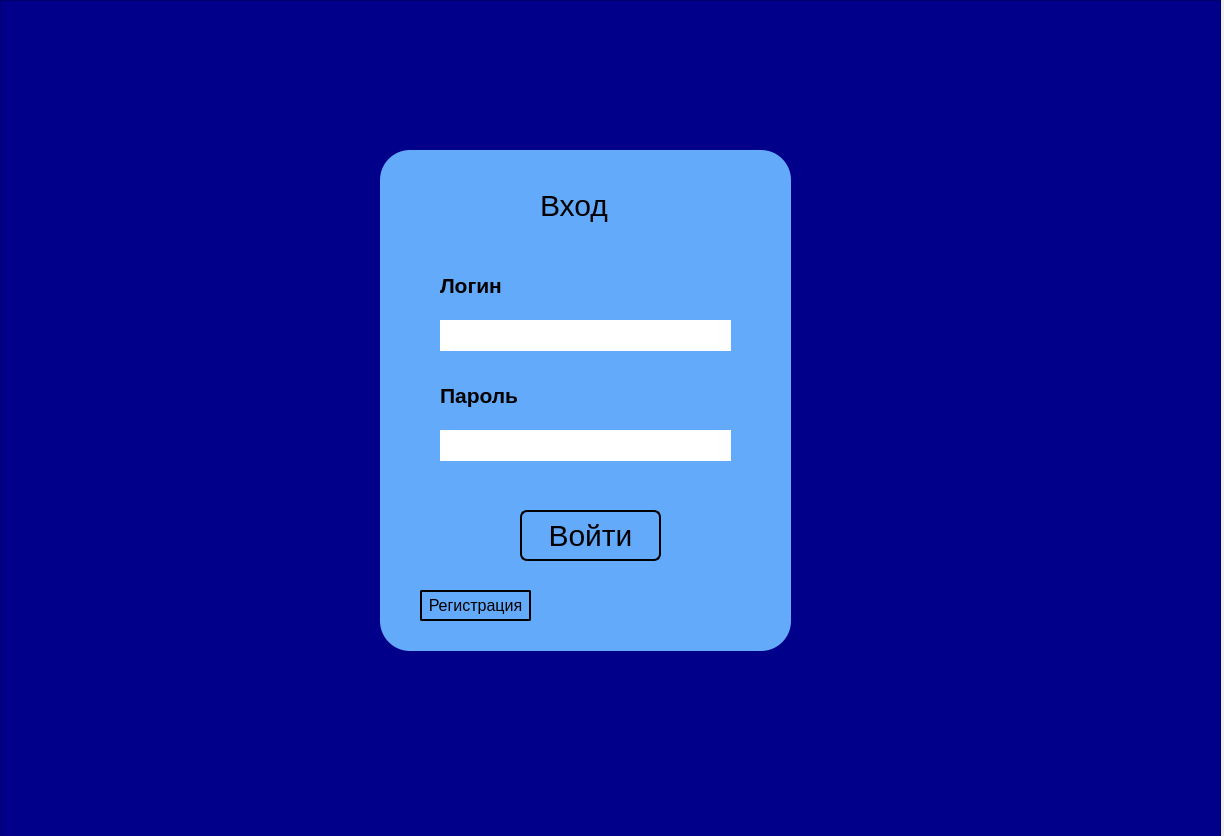
<?xml version="1.0" encoding="UTF-8"?>
<ui version="4.0">
 <class>Login</class>
 <widget class="QWidget" name="Login">
  <property name="geometry">
   <rect>
    <x>0</x>
    <y>0</y>
    <width>1224</width>
    <height>836</height>
   </rect>
  </property>
  <property name="windowTitle">
   <string>Вход</string>
  </property>
  <property name="styleSheet">
   <string notr="true"/>
  </property>
  <widget class="QFrame" name="frame">
   <property name="geometry">
    <rect>
     <x>380</x>
     <y>150</y>
     <width>411</width>
     <height>501</height>
    </rect>
   </property>
   <property name="styleSheet">
    <string notr="true">background: rgb(100,170,250); border-radius:30px;</string>
   </property>
   <property name="frameShape">
    <enum>QFrame::StyledPanel</enum>
   </property>
   <property name="frameShadow">
    <enum>QFrame::Raised</enum>
   </property>
   <widget class="QPushButton" name="pushButton">
    <property name="geometry">
     <rect>
      <x>140</x>
      <y>360</y>
      <width>141</width>
      <height>51</height>
     </rect>
    </property>
    <property name="styleSheet">
     <string notr="true">font-size:30px; border-radius: 7px; border:2px solid #000000;</string>
    </property>
    <property name="text">
     <string>Войти</string>
    </property>
   </widget>
   <widget class="QLabel" name="label_2">
    <property name="geometry">
     <rect>
      <x>60</x>
      <y>120</y>
      <width>71</width>
      <height>31</height>
     </rect>
    </property>
    <property name="font">
     <font>
      <pointsize>16</pointsize>
      <weight>75</weight>
      <bold>true</bold>
     </font>
    </property>
    <property name="text">
     <string>Логин</string>
    </property>
   </widget>
   <widget class="QLabel" name="label">
    <property name="geometry">
     <rect>
      <x>160</x>
      <y>30</y>
      <width>91</width>
      <height>51</height>
     </rect>
    </property>
    <property name="font">
     <font>
      <pointsize>-1</pointsize>
     </font>
    </property>
    <property name="styleSheet">
     <string notr="true">font-size:30px;</string>
    </property>
    <property name="text">
     <string>Вход</string>
    </property>
   </widget>
   <widget class="QLabel" name="label_3">
    <property name="geometry">
     <rect>
      <x>60</x>
      <y>230</y>
      <width>91</width>
      <height>31</height>
     </rect>
    </property>
    <property name="font">
     <font>
      <pointsize>16</pointsize>
      <weight>75</weight>
      <bold>true</bold>
     </font>
    </property>
    <property name="text">
     <string>Пароль</string>
    </property>
   </widget>
   <widget class="QLineEdit" name="lineEdit">
    <property name="geometry">
     <rect>
      <x>60</x>
      <y>170</y>
      <width>291</width>
      <height>31</height>
     </rect>
    </property>
    <property name="font">
     <font>
      <pointsize>14</pointsize>
     </font>
    </property>
    <property name="styleSheet">
     <string notr="true">background:white;</string>
    </property>
   </widget>
   <widget class="QLineEdit" name="lineEdit_2">
    <property name="geometry">
     <rect>
      <x>60</x>
      <y>280</y>
      <width>291</width>
      <height>31</height>
     </rect>
    </property>
    <property name="font">
     <font>
      <pointsize>14</pointsize>
     </font>
    </property>
    <property name="styleSheet">
     <string notr="true">background:white; input type=&quot;password&quot;;</string>
    </property>
   </widget>
   <widget class="QPushButton" name="pushButton_2">
    <property name="geometry">
     <rect>
      <x>40</x>
      <y>440</y>
      <width>111</width>
      <height>31</height>
     </rect>
    </property>
    <property name="font">
     <font>
      <pointsize>12</pointsize>
     </font>
    </property>
    <property name="styleSheet">
     <string notr="true">border-radius: 2px; border:2px solid #000000;</string>
    </property>
    <property name="text">
     <string>Регистрация</string>
    </property>
   </widget>
  </widget>
  <widget class="QFrame" name="frame_2">
   <property name="geometry">
    <rect>
     <x>0</x>
     <y>0</y>
     <width>1221</width>
     <height>841</height>
    </rect>
   </property>
   <property name="styleSheet">
    <string notr="true">background: darkblue;</string>
   </property>
   <property name="frameShape">
    <enum>QFrame::StyledPanel</enum>
   </property>
   <property name="frameShadow">
    <enum>QFrame::Raised</enum>
   </property>
  </widget>
  <zorder>frame_2</zorder>
  <zorder>frame</zorder>
 </widget>
 <resources/>
 <connections/>
</ui>
